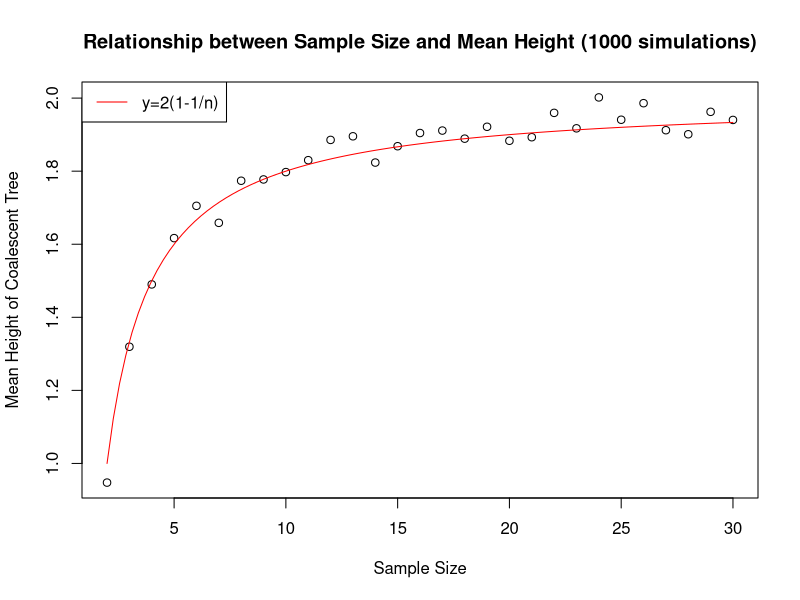

The R source for this figure: (Note: a time limit stopped this script after it produced the figure.)
#########################################################
########################## hw3 ##########################
#########################################################

######################### No. 1 #########################
# 1. write code to simulate coalescent trees. Done.
# 2. how does the expeced height of the tree vary as a function of the sample size?
# 3. simulate 1,000 or 10,000 trees, for each of a range of n values n=2, n=3 ... n=30
#   make a plot of mean heights of the trees for each n
# 4. add the curve 2(1-1/n) to your plot use curve() function
#   comment what you see

######################### No. 2 #########################
# 1. write a function to see which of the last two lines each sample number belongs to
# 2. sample size of 50. what is the distribution of the number of descendants of the left ancestor?

######################### No. 3 #########################
# 1. code up a version of your coalescent code that includes mutation. Simulate trees and count how many mutations there are on the tree
#   a. sample size of 5, plot the mean number of mutations as a function of theta (theta=1,2,3...10)
#   b. theta=2, plot the mean number of mutations as a function of the sample size (n=2,3,4...20)
# 2. do either of these follow an obvious relationship?

######################### No. 4 #########################
# 1. estimate the mean total length of all external branches as a function of n (n=2,3,4...10)
#   comment your results

setwd("/Users/chengliangdong/Desktop/PM520/hw3/")

######################### No. 1 #########################
# 1. write code to simulate coalescent trees.
# Here's a list containing all the elements of a tree
MakeTree<-function(SampleSize){
	Tree<-list(
	Nodes= 1:(2*SampleSize-1),    # note that we can name each element of the list as we go
	LeftDescendants= rep(0,2*SampleSize-1), # note also that we need to put a comma after each list element, except for the last one
	RightDescendants= rep(0,2*SampleSize-1),
	Times= rep(0,2*SampleSize-1), 	
	MutationsOnBranch=rep(0,2*SampleSize-1)
	)
	return(Tree)	
}

# A function to empty the tree matrix of all its non-fixed contents
InitializeTree<-function(Tree){
    SampleSize<-(length(Tree$Nodes)+1)/2
    Tree<-list(
    Nodes= 1:(2*SampleSize-1),    # note that we can name each element of the list as we go
    LeftDescendants= rep(0,2*SampleSize-1), # note also that we need to put a comma after each list element, except for the last one
    RightDescendants= rep(0,2*SampleSize-1),
    Times= rep(0,2*SampleSize-1),
    MutationsOnBranch=rep(0,2*SampleSize-1)
    )
    return(Tree)
} 

# A function to count the mutations on a tree
CountTheNumberOfMutations<-function(Tree){
    return(sum(Tree$MutationsOnBranch))
} 

## Here's the beginnings of a function to simulate a tree with mutation, using the tree structure defined above
SimulateTree<-function(Tree,Theta){
	SampleSize<-(length(Tree$Nodes)+1)/2   # we can calculate the sample size, rather than passing it as an argument
	k<-SampleSize   # initialize K, the variable that will keep track of how many lines of ancestry we have
	SurvivingLines<-seq(1:SampleSize)  # use this to keep track of what lines of ancestry are alive
    MyTime = 0
	while (k>1){
	  # How long to the next event? The time will have an exponential distribution, 
	  # with parameter k(k-1)/2 + Theta/2    [=k(k-1+Theta)/2]
	  # is the next event a coalescence or a mutation?  P(coalescence)= (k-1)/(Theta+k-1)
		MyTime = MyTime + SimualteExponentialRV(k*(k-1)/2+Theta/2)
        p <- runif(1)
		if (p<((k-1)/(Theta+k-1))){
			# do a coalescence
            CoalescenceLinesIndex = sort(sample(1:length(SurvivingLines), 2, replace = F))
            CoalescenceLines = SurvivingLines[CoalescenceLinesIndex]
			# update the list SurvivingLines, reducing its length as we go
            if(p >= 0.5){
                SurvivingLines[SurvivingLines==CoalescenceLines[1]] = max(SurvivingLines)+1
                SurvivingLines = SurvivingLines[SurvivingLines!=CoalescenceLines[2]]
            }else{
                SurvivingLines[SurvivingLines==CoalescenceLines[2]] = max(SurvivingLines)+1
                SurvivingLines = SurvivingLines[SurvivingLines!=CoalescenceLines[1]]
            }
            # update descendants
            Tree$LeftDescendants[Tree$Nodes == max(SurvivingLines)] = CoalescenceLines[1]
            Tree$RightDescendants[Tree$Nodes == max(SurvivingLines)] = CoalescenceLines[2]
            # update time
            Tree$Times[Tree$Nodes == max(SurvivingLines)] <- MyTime
            # decrease the count of surviving lines
			k <- k-1
		}else{
			# add a mutation - it is equally likely to occur to any of the surviving lines
			# it might be worth adding an error check like the following here
			if (k != length(SurvivingLines)){
                stop()
            }
            # we have messed up somehow, so stop execution
			# pick a line at random
			p<-runif(1)
			LineWeChoose<-SurvivingLines[ceiling(k*p)]
			Tree$MutationsOnBranch[LineWeChoose]<-Tree$MutationsOnBranch[LineWeChoose]+1
			# note that we don't reduce k by 1 here since no line was lost
            # note that we don't need to update time as well
		}
	}
	return (Tree)
}

SimualteExponentialRV <- function(lambda){
    u<-runif(1,0,1)
    ConditionedExpRV<- (-1/lambda)*log(u)
    return(ConditionedExpRV)
}



# 2. how does the expeced height of the tree vary as a function of the sample size?
# 3. simulate 1,000 or 10,000 trees, for each of a range of n values n=2, n=3 ... n=30
#   make a plot of mean heights of the trees for each n
# 4. add the curve 2(1-1/n) to your plot use curve() function
#   comment what you see
## Here's the beginnings of the code you need to run the simulations
SampleSize<-2:30    # this problem has a fixed sample size
MeanHeight=rep(0,length(SampleSize))
for(i in seq_along(SampleSize)){
    MyTree<-MakeTree(SampleSize[i])  # initialize tree matrix
    Theta<- 0
    TotalNumberOfReps <- 1000
    CurrentHeight = rep(0,TotalNumberOfReps)
    for (Reps in 1:TotalNumberOfReps){  # replicate each situation TotalNumberOfReps times
            TotalNumberOfMutations<-0
            MyTree<-InitializeTree(MyTree)  # get the tree matrix ready to store a new tree
            MyTree<-SimulateTree(MyTree,Theta)  # Simulate A New Tree
            CurrentHeight[Reps] = max(MyTree$Times)
    }
    MeanHeight[i] = mean(CurrentHeight)
}
pdf("hw3_question1a.pdf")
plot(2:30, MeanHeight, ylab="Mean Height of Coalescent Tree", xlab="Sample Size")
title("Relationship between Sample Size and Mean Height (1000 simulations)")
curve(2*(1-1/x), add = T, col = "red")
legend("topleft", lty = 1, col="red", legend = "y=2(1-1/n)")
dev.off()

SampleSize<-2:30    # this problem has a fixed sample size
MeanHeight=rep(0,length(SampleSize))
for(i in seq_along(SampleSize)){
    MyTree<-MakeTree(SampleSize[i])  # initialize tree matrix
    Theta<- 0
    TotalNumberOfReps <- 10000
    CurrentHeight = rep(0,TotalNumberOfReps)
    for (Reps in 1:TotalNumberOfReps){  # replicate each situation TotalNumberOfReps times
        TotalNumberOfMutations<-0
        MyTree<-InitializeTree(MyTree)  # get the tree matrix ready to store a new tree
        MyTree<-SimulateTree(MyTree,Theta)  # Simulate A New Tree
        CurrentHeight[Reps] = max(MyTree$Times)
    }
    MeanHeight[i] = mean(CurrentHeight)
}
pdf("hw3_question1b.pdf")
plot(2:30, MeanHeight, ylab="Mean Height of Coalescent Tree", xlab="Sample Size")
title("Relationship between Sample Size and Mean Height (10000 simulations)")
curve(2*(1-1/x), add = T, col = "red")
legend("topleft", lty = 1, col="red", legend = "y=2(1-1/n)")
dev.off()



######################### No. 2 #########################
# 1. write a function to see which of the last two lines each sample number belongs to

GetNumberOfDescendants = function(Tree, Side="left"){
    NumberOfDescendants = 0
    MyFinalChildren = GetFinalChildren(Tree)
    if(Side == "left"){
        MyActiveParents = Tree$LeftDescendants[length(Tree$LeftDescendants)]
    }else{
        MyActiveParents = Tree$RightDescendants[length(Tree$RightDescendants)]
    }
    if(MyActiveParents <= max(MyFinalChildren)){
        NumberOfDescendants = 1
    }else{
        while(length(MyActiveParents) > 0){
            MyChildren = GetChildren(Tree, MyActiveParents)
            NumberOfFinalDescendant = sum(MyChildren <= max(MyFinalChildren))
            NumberOfDescendants = NumberOfDescendants + NumberOfFinalDescendant
            MyActiveParents = MyChildren[MyChildren>max(MyFinalChildren)]
        }
    }
    return(NumberOfDescendants)
}


GetChildren = function(Tree, ActiveParents){
    MyChildren = rep(0, 2*length(ActiveParents))
    for(i in 1:length(ActiveParents)){
        MyChildren[2*i-1] = Tree$LeftDescendants[ActiveParents[i]]
        MyChildren[2*i] = Tree$RightDescendants[ActiveParents[i]]
    }
    return(MyChildren)
}


GetFinalChildren = function(Tree){
    return(Tree$Nodes[Tree$LeftDescendants==0])
}

# 2. sample size of 50. what is the distribution of the number of descendants of the left ancestor?
SampleSize<-50    # this problem has a fixed sample size
MyTree<-MakeTree(SampleSize)  # initialize tree matrix
Theta<- 0

TotalNumberOfReps <- 1000
MyLeftDescendentCount = rep(0,TotalNumberOfReps)
for (Reps in 1:TotalNumberOfReps){  # replicate each situation TotalNumberOfReps times
    TotalNumberOfMutations<-0
    MyTree<-InitializeTree(MyTree)  # get the tree matrix ready to store a new tree
    MyTree<-SimulateTree(MyTree,Theta)  # Simulate A New Tree
    MyLeftDescendentCount[Reps]<-GetNumberOfDescendants(MyTree,"right")
}
pdf("hw3_question2a.pdf")
hist(MyLeftDescendentCount, breaks = seq(0,50,by=1), xlab="Number of Descendants of Left Ancestor", main="Distributin of Descendants of Left Ancestor Count (1000 simulations)")
MyFrequency = data.frame(table(MyLeftDescendentCount))$Freq
abline(h=mean(MyFrequency), col = "red")
legend("topleft", lty = 1, col="red", legend = paste("mean=", round(mean(MyFrequency), digits=2), ", sd=", round(sd(MyFrequency), digits =2)))
dev.off()


TotalNumberOfReps <- 10000
MyLeftDescendentCount = rep(0,TotalNumberOfReps)
for (Reps in 1:TotalNumberOfReps){  # replicate each situation TotalNumberOfReps times
    TotalNumberOfMutations<-0
    MyTree<-InitializeTree(MyTree)  # get the tree matrix ready to store a new tree
    MyTree<-SimulateTree(MyTree,Theta)  # Simulate A New Tree
    MyLeftDescendentCount[Reps]<-GetNumberOfDescendants(MyTree,"right")
}
pdf("hw3_question2b.pdf")
hist(MyLeftDescendentCount, breaks = seq(0,50,by=1), xlab="Number of Descendants of Left Ancestor", main="Distributin of Descendants of Left Ancestor Count (10000 simulations)")
MyFrequency = data.frame(table(MyLeftDescendentCount))$Freq
abline(h=mean(MyFrequency), col = "red")
legend("topleft", lty = 1, col="red", legend = paste("mean=", round(mean(MyFrequency), digits=2), ", sd=", round(sd(MyFrequency), digits =2)))
dev.off()



######################### No. 3 #########################
# 1. code up a version of your coalescent code that includes mutation. Simulate trees and count how many mutations there are on the tree
# Done.

#   a. sample size of 5, plot the mean number of mutations as a function of theta (theta=1,2,3...10)
#   b. theta=2, plot the mean number of mutations as a function of the sample size (n=2,3,4...20)
# 2. do either of these follow an obvious relationship?


#   a. sample size of 5, plot the mean number of mutations as a function of theta (theta=1,2,3...10)
SampleSize<-5    # this problem has a fixed sample size
MyTree<-MakeTree(SampleSize)  # initialize tree matrix
Theta<- seq(1,10, by=1)
MeanMutationCount = rep(0, length(Theta))

TotalNumberOfReps <- 1000
for(i in seq_along(Theta)){
    MyMutationCount=rep(0,TotalNumberOfReps)
    for (Reps in 1:TotalNumberOfReps){  # replicate each situation TotalNumberOfReps times
        TotalNumberOfMutations<-0
        MyTree<-InitializeTree(MyTree)  # get the tree matrix ready to store a new tree
        MyTree<-SimulateTree(MyTree,Theta[i])  # Simulate A New Tree
        MyMutationCount[Reps]=CountTheNumberOfMutations(MyTree)
    }
    MeanMutationCount[i] = mean(MyMutationCount)
}
pdf("hw3_question3a1.pdf")
plot(Theta, MeanMutationCount, xlab="Theta", ylab = "Mean Number of Mutations", ylim=c(0,(max(MeanMutationCount)+1)),main="Relationship between Theta and Number of Mutations (1000 runs)")
abline(lm(MeanMutationCount~Theta), col="red")
legend("topleft", lty = 1, col="red", legend = "regression line")
dev.off()

TotalNumberOfReps <- 10000
for(i in seq_along(Theta)){
    MyMutationCount=rep(0,TotalNumberOfReps)
    for (Reps in 1:TotalNumberOfReps){  # replicate each situation TotalNumberOfReps times
        TotalNumberOfMutations<-0
        MyTree<-InitializeTree(MyTree)  # get the tree matrix ready to store a new tree
        MyTree<-SimulateTree(MyTree,Theta[i])  # Simulate A New Tree
        MyMutationCount[Reps]=CountTheNumberOfMutations(MyTree)
    }
    MeanMutationCount[i] = mean(MyMutationCount)
}

pdf("hw3_question3a2.pdf")
plot(Theta, MeanMutationCount, xlab="Theta", ylab = "Mean Number of Mutations", ylim=c(0,(max(MeanMutationCount)+1)),main="Relationship between Theta and Number of Mutations (10000 runs)")
abline(lm(MeanMutationCount~Theta), col="red")
legend("topleft", lty = 1, col="red", legend = "regression line")
dev.off()


#   b. theta=2, plot the mean number of mutations as a function of the sample size (n=2,3,4...20)
Theta<- 2
SampleSize<-seq(2,20,by=1)    # this problem has a fixed sample size
TotalNumberOfReps <- 1000
MeanMutationCount = rep(0, length(SampleSize))
for(i in seq_along(SampleSize)){
    MyTree<-MakeTree(SampleSize[i])  # initialize tree matrix
    MyMutationCount=rep(0,TotalNumberOfReps)
    for (Reps in 1:TotalNumberOfReps){  # replicate each situation TotalNumberOfReps times
        TotalNumberOfMutations<-0
        MyTree<-InitializeTree(MyTree)  # get the tree matrix ready to store a new tree
        MyTree<-SimulateTree(MyTree,Theta)  # Simulate A New Tree
        MyMutationCount[Reps]=CountTheNumberOfMutations(MyTree)
    }
    MeanMutationCount[i] = mean(MyMutationCount)
}
pdf("hw3_question3b1.pdf")
plot(SampleSize, MeanMutationCount, xlab="Sample Size", ylab = "Mean Number of Mutations", ylim=c(0,(max(MeanMutationCount)+1)),main="Sample Size and Number of Mutations (1000 runs)")
abline(lm(MeanMutationCount~SampleSize), col="red")
legend("topleft", lty = 1, col="red", legend = "regression line")
dev.off()

TotalNumberOfReps <- 10000
MeanMutationCount = rep(0, length(SampleSize))
for(i in seq_along(SampleSize)){
    MyTree<-MakeTree(SampleSize[i])  # initialize tree matrix
    MyMutationCount=rep(0,TotalNumberOfReps)
    for (Reps in 1:TotalNumberOfReps){  # replicate each situation TotalNumberOfReps times
        TotalNumberOfMutations<-0
        MyTree<-InitializeTree(MyTree)  # get the tree matrix ready to store a new tree
        MyTree<-SimulateTree(MyTree,Theta)  # Simulate A New Tree
        MyMutationCount[Reps]=CountTheNumberOfMutations(MyTree)
    }
    MeanMutationCount[i] = mean(MyMutationCount)
}
pdf("hw3_question3b2.pdf")
plot(SampleSize, MeanMutationCount, xlab="Sample Size", ylab = "Mean Number of Mutations", ylim=c(0,(max(MeanMutationCount)+1)),main="Sample Size and Number of Mutations (10000 runs)")
abline(lm(MeanMutationCount~SampleSize), col="red")
legend("topleft", lty = 1, col="red", legend = "regression line")
dev.off()


######################### No. 4 #########################
# write a function
GetExternalBranchLength= function(Tree){
    MyFinalChildren = GetFinalChildren(Tree)
    MyFinalTime = 0
    for(i in seq_along(MyFinalChildren)){
        if(sum(MyFinalChildren[i] == Tree$LeftDescendants)==1){
            MyFinalTime = MyFinalTime + Tree$Times[Tree$Nodes[Tree$LeftDescendants==MyFinalChildren[i]]]
        }else{
            MyFinalTime = MyFinalTime + Tree$Times[Tree$Nodes[Tree$RightDescendants==MyFinalChildren[i]]]
        }
    }
    return(MyFinalTime)
}

# 1. estimate the mean total length of all external branches as a function of n (n=2,3,4...10)
Theta = 0
SampleSize<-seq(2,10,by=1)    # this problem has a fixed sample size
TotalNumberOfReps <- 1000
MeanExternalBranchCount = rep(0, length(SampleSize))
for(i in seq_along(SampleSize)){
    MyTree<-MakeTree(SampleSize[i])  # initialize tree matrix
    MyExternalBranchCount=rep(0,TotalNumberOfReps)
    for (Reps in 1:TotalNumberOfReps){  # replicate each situation TotalNumberOfReps times
        TotalNumberOfMutations<-0
        MyTree<-InitializeTree(MyTree)  # get the tree matrix ready to store a new tree
        MyTree<-SimulateTree(MyTree,Theta)  # Simulate A New Tree
        MyExternalBranchCount[Reps]=GetExternalBranchLength(MyTree)
    }
    MeanExternalBranchCount[i] = mean(MyExternalBranchCount)
}
pdf("hw3_question4a.pdf")
plot(SampleSize, MeanExternalBranchCount, xlab="Sample Size", ylab = "Mean Total Length of External Branch", ylim=c(0,(max(MeanExternalBranchCount)+1)),main="Sample Size and Number of External Branch (1000 runs)")
abline(h=mean(MeanExternalBranchCount), col = "red")
legend("topleft", lty = 1, col="red", legend = paste("mean=", round(mean(MeanExternalBranchCount), digits = 2), "sd=", round(sd(MeanExternalBranchCount), digits = 2) ))
dev.off()

TotalNumberOfReps <- 10000
MeanExternalBranchCount = rep(0, length(SampleSize))
for(i in seq_along(SampleSize)){
    MyTree<-MakeTree(SampleSize[i])  # initialize tree matrix
    MyExternalBranchCount=rep(0,TotalNumberOfReps)
    for (Reps in 1:TotalNumberOfReps){  # replicate each situation TotalNumberOfReps times
        TotalNumberOfMutations<-0
        MyTree<-InitializeTree(MyTree)  # get the tree matrix ready to store a new tree
        MyTree<-SimulateTree(MyTree,Theta)  # Simulate A New Tree
        MyExternalBranchCount[Reps]=GetExternalBranchLength(MyTree)
    }
    MeanExternalBranchCount[i] = mean(MyExternalBranchCount)
}
pdf("hw3_question4b.pdf")
plot(SampleSize, MeanExternalBranchCount, xlab="Sample Size", ylab = "Mean Total Length of External Branch", ylim=c(0,(max(MeanExternalBranchCount)+1)),main="Sample Size and Number of External Branch (10000 runs)")
abline(h=mean(MeanExternalBranchCount), col = "red")
legend("topleft", lty = 1, col="red", legend = paste("mean=", round(mean(MeanExternalBranchCount), digits = 2), "sd=", round(sd(MeanExternalBranchCount), digits = 2) ))
dev.off()

Theta = 5
SampleSize<-seq(2,10,by=1)    # this problem has a fixed sample size
TotalNumberOfReps <- 1000
MeanExternalBranchCount = rep(0, length(SampleSize))
for(i in seq_along(SampleSize)){
    MyTree<-MakeTree(SampleSize[i])  # initialize tree matrix
    MyExternalBranchCount=rep(0,TotalNumberOfReps)
    for (Reps in 1:TotalNumberOfReps){  # replicate each situation TotalNumberOfReps times
        TotalNumberOfMutations<-0
        MyTree<-InitializeTree(MyTree)  # get the tree matrix ready to store a new tree
        MyTree<-SimulateTree(MyTree,Theta)  # Simulate A New Tree
        MyExternalBranchCount[Reps]=GetExternalBranchLength(MyTree)
    }
    MeanExternalBranchCount[i] = mean(MyExternalBranchCount)
}
pdf("hw3_question4c.pdf")
plot(SampleSize, MeanExternalBranchCount, xlab="Sample Size", ylab = "Mean Total Length of External Branch", ylim=c(0,(max(MeanExternalBranchCount)+1)),main="Sample Size and Number of External Branch (1000 runs)")
abline(h=mean(MeanExternalBranchCount), col = "red")
legend("topleft", lty = 1, col="red", legend = paste("mean=", round(mean(MeanExternalBranchCount), digits = 2), "sd=", round(sd(MeanExternalBranchCount), digits = 2) ))
dev.off()

TotalNumberOfReps <- 10000
MeanExternalBranchCount = rep(0, length(SampleSize))
for(i in seq_along(SampleSize)){
    MyTree<-MakeTree(SampleSize[i])  # initialize tree matrix
    MyExternalBranchCount=rep(0,TotalNumberOfReps)
    for (Reps in 1:TotalNumberOfReps){  # replicate each situation TotalNumberOfReps times
        TotalNumberOfMutations<-0
        MyTree<-InitializeTree(MyTree)  # get the tree matrix ready to store a new tree
        MyTree<-SimulateTree(MyTree,Theta)  # Simulate A New Tree
        MyExternalBranchCount[Reps]=GetExternalBranchLength(MyTree)
    }
    MeanExternalBranchCount[i] = mean(MyExternalBranchCount)
}
pdf("hw3_question4d.pdf")
plot(SampleSize, MeanExternalBranchCount, xlab="Sample Size", ylab = "Mean Total Length of External Branch", ylim=c(0,(max(MeanExternalBranchCount)+1)),main="Sample Size and Number of External Branch (10000 runs)")
abline(h=mean(MeanExternalBranchCount), col = "red")
legend("topleft", lty = 1, col="red", legend = paste("mean=", round(mean(MeanExternalBranchCount), digits = 2), "sd=", round(sd(MeanExternalBranchCount), digits = 2) ))
dev.off()

#   comment your results
